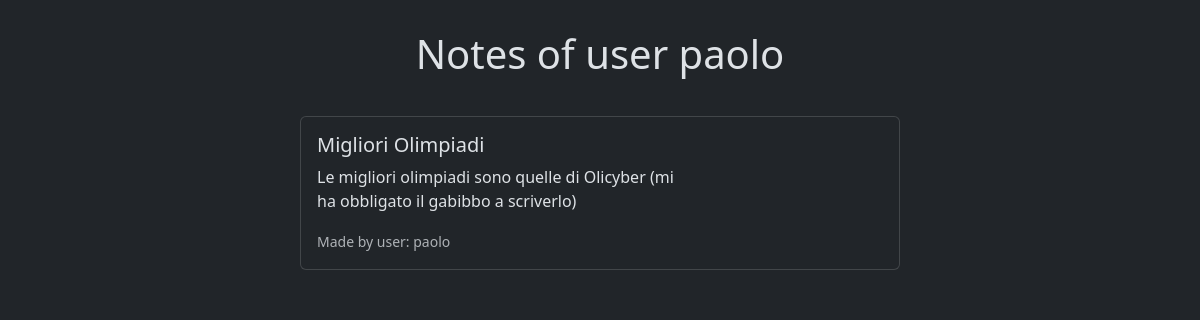
Before: /notes.php (signed in) with the older database file.
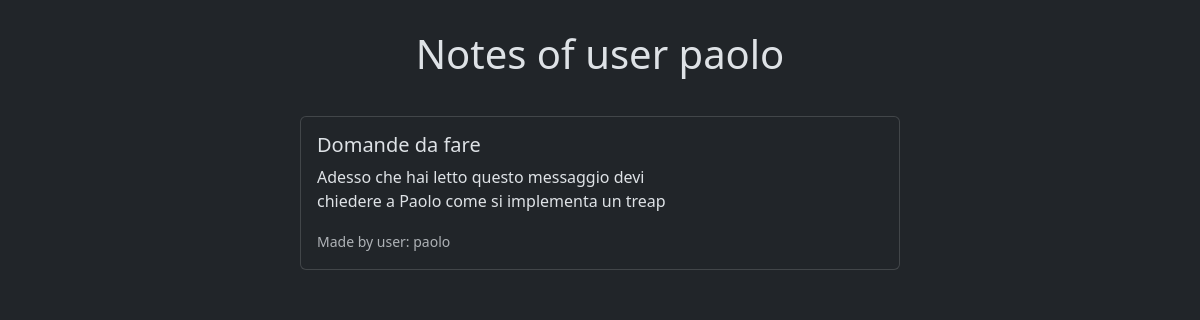
After: the same page with the newer database file.
### tables this page shows
CREATE TABLE users (
    id INTEGER AUTO_INCREMENT,
    username VARCHAR(20) NOT NULL UNIQUE,
    password VARCHAR(50) NOT NULL,
    PRIMARY KEY (id)
);

CREATE TABLE notes (
    user_id INTEGER NOT NULL,
    title VARCHAR(20) NOT NULL,
    content VARCHAR(300) NOT NULL
);

### src/notes.php (the view, shortened to what this page needs)
<?php
    $host = 'mysql';
    $username = $password = 'admin';
    $database = 'sqlh4ck';
    $db = new mysqli($host, $username, $password, $database);
    $stmt = $db->prepare("SELECT * FROM users WHERE id=?");
    $stmt->bind_param("i", $_SESSION['session']);
    $stmt->execute();
    $user = $stmt->get_result()->fetch_row()[1];
    $stmt = $db->prepare("SELECT * FROM notes WHERE user_id=?");
    $stmt->bind_param("i", $_SESSION['session']);
    $stmt->execute();
    $result = $stmt->get_result()->fetch_all(MYSQLI_ASSOC);
?>
<!DOCTYPE html>
<html lang="en" data-bs-theme="dark">
    <head>
        <link href="https://cdn.jsdelivr.net/npm/bootstrap@5.3.2/dist/css/bootstrap.min.css" rel="stylesheet">
        <link href="/static/style.css" rel="stylesheet">
    </head>
    <div id="title" class="text-center" style="padding: 2.5%">
        <h1>Notes of user <?php echo $user; ?></h1>
    </div>
    <div class="col">
        <?php
            $num_rows = count($result);
            for($i=0; $i<$num_rows; $i++){
                echo "<div class='row card mb-3 w-50 mx-auto' style='max-width: 70%;'><div class='row g-0'><div class='col-md-8'><div class='card-body'><h5 class='card-title'>" . $result[$i]["title"] . "</h5><p class='card-text'>". $result[$i]["content"] ."</p><p class='card-text'><small class='text-body-secondary'>Made by user: " . $user . "</small></p></div></div></div></div>";
            }
        ?>
    </div>
</html>

Changed rows visible on the page:
removed notes: title "Migliori Olimpiadi", content "Le migliori olimpiadi sono quelle di Olicyber (mi ha obbligato il gabibbo a scriverlo)", $user "paolo"
added notes: title "Domande da fare", content "Adesso che hai letto questo messaggio devi chiedere a Paolo come si implementa un treap", $user "paolo"
